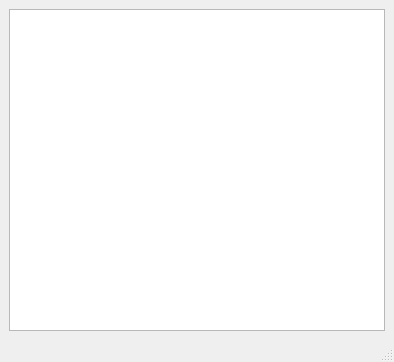
<?xml version="1.0" encoding="UTF-8"?>
<ui version="4.0">
 <class>MainWindow</class>
 <widget class="QMainWindow" name="MainWindow">
  <property name="geometry">
   <rect>
    <x>0</x>
    <y>0</y>
    <width>394</width>
    <height>362</height>
   </rect>
  </property>
  <property name="windowTitle">
   <string>MainWindow</string>
  </property>
  <widget class="QWidget" name="centralwidget">
   <layout class="QVBoxLayout" name="verticalLayout">
    <item>
     <widget class="QTableWidget" name="tableWidget"/>
    </item>
   </layout>
  </widget>
  <widget class="QMenuBar" name="menubar">
   <property name="geometry">
    <rect>
     <x>0</x>
     <y>0</y>
     <width>394</width>
     <height>21</height>
    </rect>
   </property>
  </widget>
  <widget class="QStatusBar" name="statusbar"/>
 </widget>
 <resources/>
 <connections/>
</ui>
